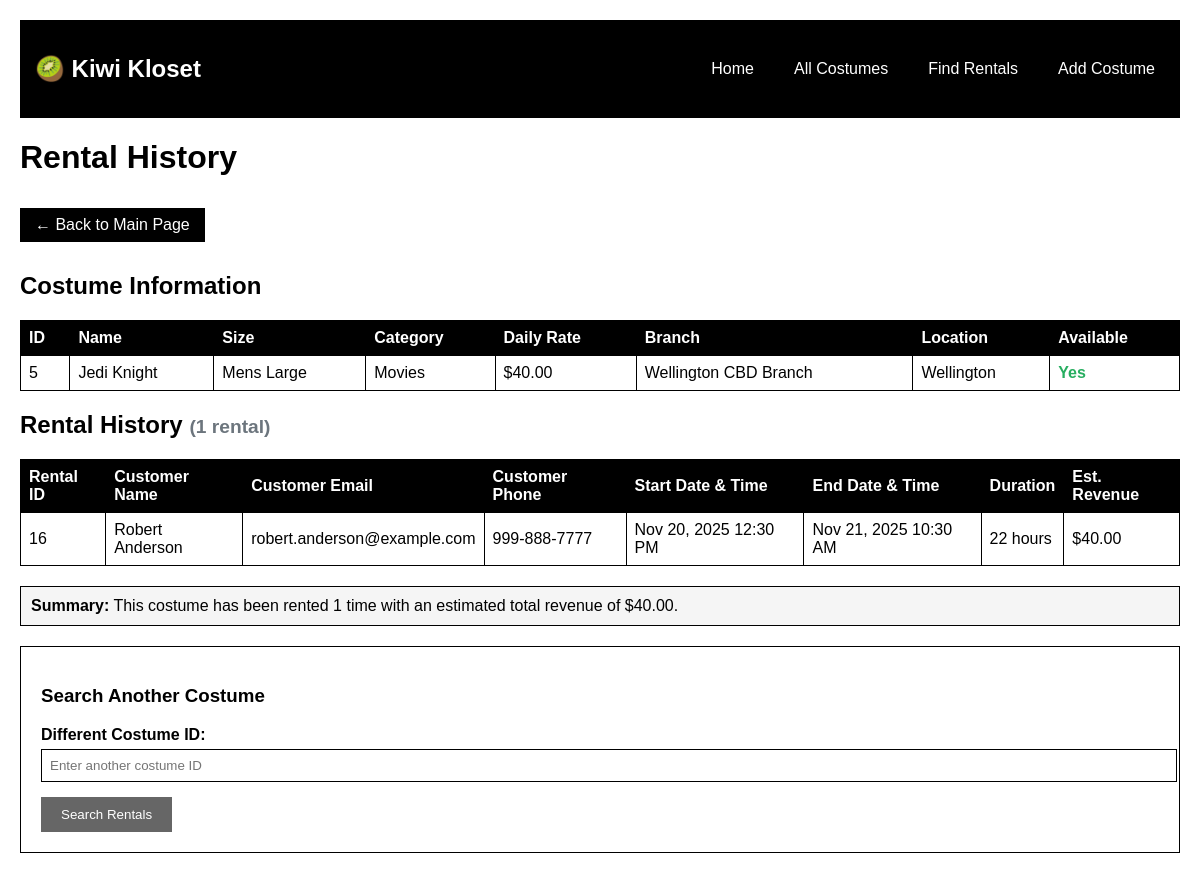
Page /rentals.php?costume_id=5 on the committed database.
### tables this page shows
CREATE TABLE costumes (
    id INT PRIMARY KEY,
	is_available TINYINT(1) NOT NULL,
	branch_id INT NOT NULL,
	name VARCHAR(255) NOT NULL,
	size VARCHAR(255) NOT NULL,
	daily_rate DECIMAL(10, 2) NOT NULL,
	category VARCHAR(255) NOT NULL
);

CREATE TABLE branches (
	id INT PRIMARY KEY,
    name varchar(255) NOT NULL,
    location VARCHAR(255) NOT NULL,
	email VARCHAR(255) NOT NULL
);

CREATE TABLE rentals (
	id INT PRIMARY KEY,
	start_datetime DATETIME NOT NULL,
	end_datetime DATETIME NOT NULL,
	costume_id INT NOT NULL,
	customer_id INT NOT NULL
);

CREATE TABLE customers (
	id INT PRIMARY KEY,
    email VARCHAR(255),
    first_name VARCHAR(255) NOT NULL,
    last_name VARCHAR(255) NOT NULL,
    phone VARCHAR(20)
);

### db.php (called while the page is built, shortened)
<?php
function executeQuery($conn, $sql, $types = "", $params = []) {
    try {
        $stmt = $conn->prepare($sql);
        if (!empty($params) && !empty($types)) {
            $stmt->bind_param($types, ...$params);
        }
        if (!$stmt->execute()) {
            throw new Exception("Execute failed: " . $stmt->error);
        }
        $result = $stmt->get_result();
        return $result;
    } catch (Exception $e) {
        error_log("Query execution error: " . $e->getMessage());
        if (isset($stmt)) {
            $stmt->close();
        }
        return false;
    }
}
?>

### rentals.php (the view, shortened to what this page needs)
<?php
require_once 'db.php';
$costume_info = null;
$rentals = [];
$error_message = '';
if (isset($_GET['costume_id']) && !empty($_GET['costume_id'])) {
    $costume_id = filter_var($_GET['costume_id'], FILTER_VALIDATE_INT);
    if ($costume_id === false || $costume_id <= 0) {
        $error_message = 'Invalid costume ID provided. Please enter a valid positive number.';
    } else {
        $conn = getDBConnection();
        if (!$conn) {
            $error_message = 'Unable to connect to the database. Please check your connection settings.';
        } else {
            $costume_query = "
                SELECT c.id, c.name, c.size, c.category, c.daily_rate, c.is_available,
                       b.name AS branch_name, b.location AS branch_location
                FROM costumes c
                JOIN branches b ON c.branch_id = b.id
                WHERE c.id = ?
            ";
            $costume_result = executeQuery($conn, $costume_query, "i", [$costume_id]);
            if ($costume_result !== false && $costume_result->num_rows > 0) {
                $costume_info = $costume_result->fetch_assoc();
                $rental_query = "
                    SELECT r.id, r.start_datetime, r.end_datetime,
                           c_customer.first_name, c_customer.last_name, c_customer.email, c_customer.phone
                    FROM rentals r
                    JOIN customers c_customer ON r.customer_id = c_customer.id
                    WHERE r.costume_id = ?
                    ORDER BY r.start_datetime DESC
                ";
                $rental_result = executeQuery($conn, $rental_query, "i", [$costume_id]);
                if ($rental_result !== false) {
                    $rentals = $rental_result->fetch_all(MYSQLI_ASSOC);
                } else {
                    $error_message = 'Failed to retrieve rental information from the database.';
                }
            } else {
                $error_message = "No costume found with ID: $costume_id. Please check the costume ID and try again.";
            }
        }
    }
} else {
    $error_message = 'No costume ID provided. Please specify a costume ID to view its rental history.';
}
function formatDateTime($datetime) {
    return date('M j, Y g:i A', strtotime($datetime));
}
function calculateDuration($start, $end) {
    $start_time = strtotime($start);
    $end_time = strtotime($end);
    $duration_hours = round(($end_time - $start_time) / 3600, 1);
    if ($duration_hours >= 24) {
        $days = floor($duration_hours / 24);
        $hours = $duration_hours % 24;
        return $days . " day" . ($days > 1 ? "s" : "") . ($hours > 0 ? " " . $hours . "h" : "");
    } else {
        return $duration_hours . " hour" . ($duration_hours != 1 ? "s" : "");
    }
}
?>
<!DOCTYPE html>
<html lang="en">
<head>
    <link rel="stylesheet" href="style.css">
</head>
<body>
    <header class="header">
        <nav class="navbar">
            <div class="logo">
                <h1>🥝 Kiwi Kloset</h1>
            </div>
            <ul class="nav-links">
                <li><a href="index.php">Home</a></li>
                <li><a href="index.php#costumes">All Costumes</a></li>
                <li><a href="index.php#rentals-form">Find Rentals</a></li>
                <li><a href="index.php#add-costume-form">Add Costume</a></li>
            </ul>
        </nav>
    </header>
    <div class="container">
        <main class="main-content">
            <h1 class="page-title">Rental History</h1>
            <a href="index.php" class="back-link">← Back to Main Page</a>
            <?php if (!empty($error_message)): ?>
                <div class="alert alert-error">
                    <strong>Error:</strong> <?php echo htmlspecialchars($error_message); ?>
                </div>
                <div class="form-section">
                    <h3>Try Another Costume ID</h3>
                    <form method="GET" action="rentals.php">
                        <div class="form-group">
                            <label for="costume_id">Costume ID:</label>
                            <input type="number"
                                   id="costume_id"
                                   name="costume_id"
                                   placeholder="Enter costume ID"
                                   min="1"
                                   value="<?php echo htmlspecialchars($_GET['costume_id'] ?? ''); ?>"
                                   required>
                        </div>
                        <button type="submit" class="btn">Search Rentals</button>
                    </form>
                </div>
            <?php else: ?>
                <?php if ($costume_info): ?>
                    <div class="table-section">
                        <h2 class="section-title">Costume Information</h2>
                        <table>
                            <thead>
                                <tr>
                                    <th>ID</th>
                                    <th>Name</th>
                                    <th>Size</th>
                                    <th>Category</th>
                                    <th>Daily Rate</th>
                                    <th>Branch</th>
                                    <th>Location</th>
                                    <th>Available</th>
                                </tr>
                            </thead>
                            <tbody>
                                <tr>
                                    <td><?php echo htmlspecialchars($costume_info['id']); ?></td>
                                    <td><?php echo htmlspecialchars($costume_info['name']); ?></td>
                                    <td><?php echo htmlspecialchars($costume_info['size']); ?></td>
                                    <td><?php echo htmlspecialchars($costume_info['category']); ?></td>
                                    <td>$<?php echo number_format($costume_info['daily_rate'], 2); ?></td>
                                    <td><?php echo htmlspecialchars($costume_info['branch_name']); ?></td>
                                    <td><?php echo htmlspecialchars($costume_info['branch_location']); ?></td>
                                    <td>
                                        <span style="color: <?php echo $costume_info['is_available'] ? '#27ae60' : '#e74c3c'; ?>; font-weight: bold;">
                                            <?php echo $costume_info['is_available'] ? 'Yes' : 'No'; ?>
                                        </span>
                                    </td>
                                </tr>
                            </tbody>
                        </table>
                    </div>
                    <div class="table-section">
                        <h2 class="section-title">
                            Rental History
                            <?php if (!empty($rentals)): ?>
                                <span style="font-size: 0.8em; color: #6c757d;">(<?php echo count($rentals); ?> rental<?php echo count($rentals) !== 1 ? 's' : ''; ?>)</span>
                            <?php endif; ?>
                        </h2>
                        <?php if (!empty($rentals)): ?>
                            <table>
                                <thead>
                                    <tr>
                                        <th>Rental ID</th>
                                        <th>Customer Name</th>
                                        <th>Customer Email</th>
                                        <th>Customer Phone</th>
                                        <th>Start Date & Time</th>
                                        <th>End Date & Time</th>
                                        <th>Duration</th>
                                        <th>Est. Revenue</th>
                                    </tr>
                                </thead>
                                <tbody>
                                    <?php foreach ($rentals as $rental): ?>
                                        <?php
                                            $duration = calculateDuration($rental['start_datetime'], $rental['end_datetime']);
                                            $duration_hours = round((strtotime($rental['end_datetime']) - strtotime($rental['start_datetime'])) / 3600, 1);
                                            $days = ceil($duration_hours / 24);
                                            $estimated_revenue = $days * $costume_info['daily_rate'];
                                        ?>
                                        <tr>
                                            <td><?php echo htmlspecialchars($rental['id']); ?></td>
                                            <td><?php echo htmlspecialchars($rental['first_name'] . ' ' . $rental['last_name']); ?></td>
                                            <td><?php echo htmlspecialchars($rental['email']); ?></td>
                                            <td><?php echo htmlspecialchars($rental['phone']); ?></td>
                                            <td><?php echo formatDateTime($rental['start_datetime']); ?></td>
                                            <td><?php echo formatDateTime($rental['end_datetime']); ?></td>
                                            <td><?php echo $duration; ?></td>
                                            <td>$<?php echo number_format($estimated_revenue, 2); ?></td>
                                        </tr>
                                    <?php endforeach; ?>
                                </tbody>
                            </table>
                            <?php
                                $total_rentals = count($rentals);
                                $total_revenue = 0;
                                foreach ($rentals as $rental) {
                                    $duration_hours = round((strtotime($rental['end_datetime']) - strtotime($rental['start_datetime'])) / 3600, 1);
                                    $days = ceil($duration_hours / 24);
                                    $total_revenue += $days * $costume_info['daily_rate'];
                                }
                            ?>
                            <div class="alert alert-info" style="margin-top: 1rem;">
                                <strong>Summary:</strong>
                                This costume has been rented <?php echo $total_rentals; ?> time<?php echo $total_rentals !== 1 ? 's' : ''; ?>
                                with an estimated total revenue of $<?php echo number_format($total_revenue, 2); ?>.
                            </div>
                        <?php endif; ?>
                    </div>
                    <div class="form-section">
                        <h3>Search Another Costume</h3>
                        <form method="GET" action="rentals.php">
                            <div class="form-group">
                                <label for="new_costume_id">Different Costume ID:</label>
                                <input type="number"
                                       id="new_costume_id"
                                       name="costume_id"
                                       placeholder="Enter another costume ID"
                                       min="1"
                                       required>
                            </div>
                            <button type="submit" class="btn btn-secondary">Search Rentals</button>
                        </form>
                    </div>
                <?php endif; ?>
            <?php endif; ?>
        </main>
    </div>
</body>
</html>

### style.css (style rules this page uses)
body { font-family: Arial, sans-serif; margin: 0; padding: 20px; }
.header { background: black; color: white; padding: 15px; margin-bottom: 20px; }
.navbar { display: flex; justify-content: space-between; align-items: center; }
.nav-links { display: flex; list-style: none; gap: 20px; margin: 0; padding: 0; }
.nav-links a { color: white; text-decoration: none; padding: 5px 10px; }
table { width: 100%; border-collapse: collapse; margin: 20px 0; }
th, td { border: 1px solid black; padding: 8px; text-align: left; }
th { background: black; color: white; }
.form-section { border: 1px solid black; padding: 20px; margin: 20px 0; }
.form-group { margin-bottom: 15px; }
.form-group label { display: block; margin-bottom: 5px; font-weight: bold; }
.form-group input, .form-group select { width: 100%; padding: 8px; border: 1px solid black; }
.btn { background: black; color: white; padding: 10px 20px; border: none; cursor: pointer; text-decoration: none; display: inline-block; }
.btn-secondary { background: #666; }
.alert { padding: 10px; margin: 10px 0; border: 1px solid black; }
.alert-info { background: #f5f5f5; }
.back-link { background: black; color: white; padding: 8px 15px; text-decoration: none; display: inline-block; margin: 10px 0; }

### rows in the picture
costumes: id "5", name "Jedi Knight", size "Mens Large", category "Movies", daily_rate "40.00", branch.name "Wellington CBD Branch", branch.location "Wellington"
rentals: id "16", customer.last_name "Robert Anderson", customer.email "robert.anderson@example.com", customer.phone "999-888-7777", start_datetime "Nov 20, 2025 12:30 PM", end_datetime "Nov 21, 2025 10:30 AM", duration "22 hours", estimated_revenue "40.00"

### other values in the picture
count($rentals) "1"
$total_rentals "1"
$total_revenue "40.00"
